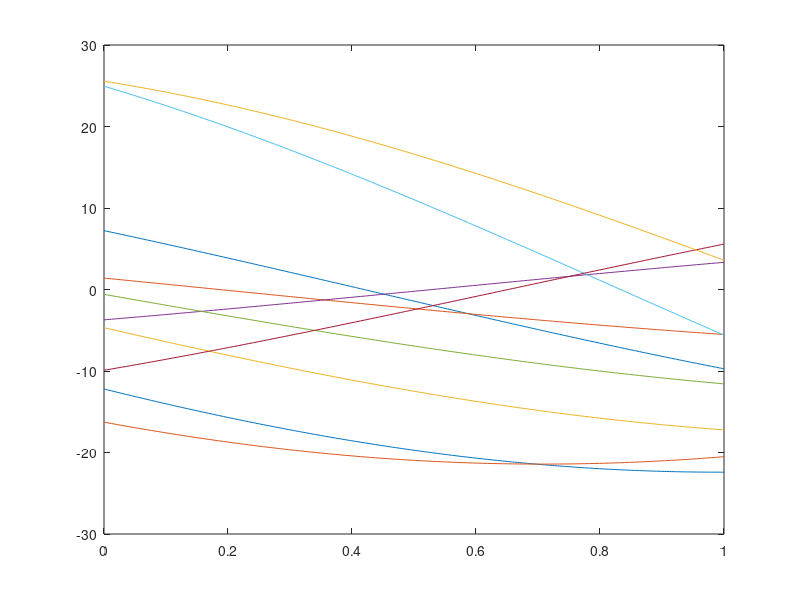

MATLAB code for this plot:
K = 500;
phase = linspace(0,2*pi, K+1);
phase(end) = [];

N = 250;
X = linspace(0, 1, N); % (1+2*abs(X(n))) *  normpdf(X(n),0,2)*50* 

PHI = zeros(N,K);
for n = 1:N
    for k = 1:K
        PHI(n,k) = sin( X(n) + phase(k)); %phi
    end
end

Sigma = PHI*PHI';

figure(3);
Y = mvnrnd(zeros(1,N), Sigma, 10);
plot(X, Y);
       